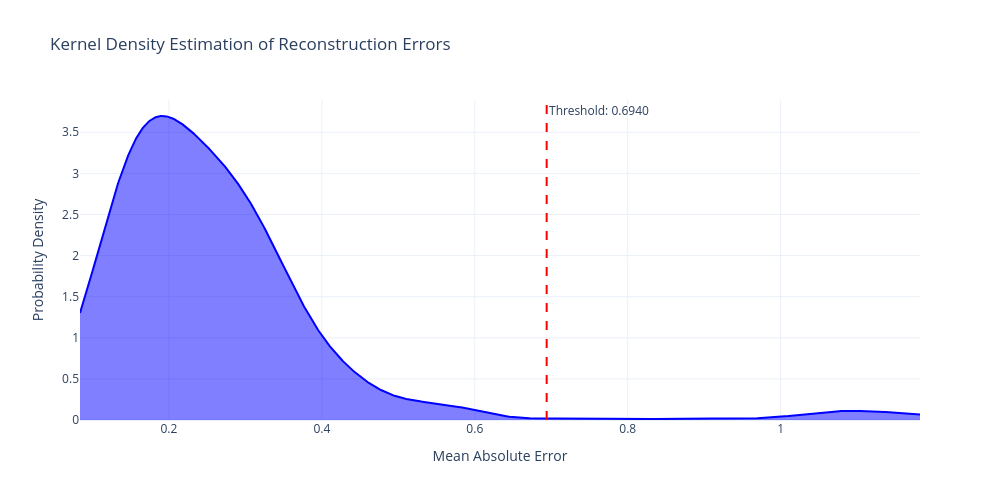
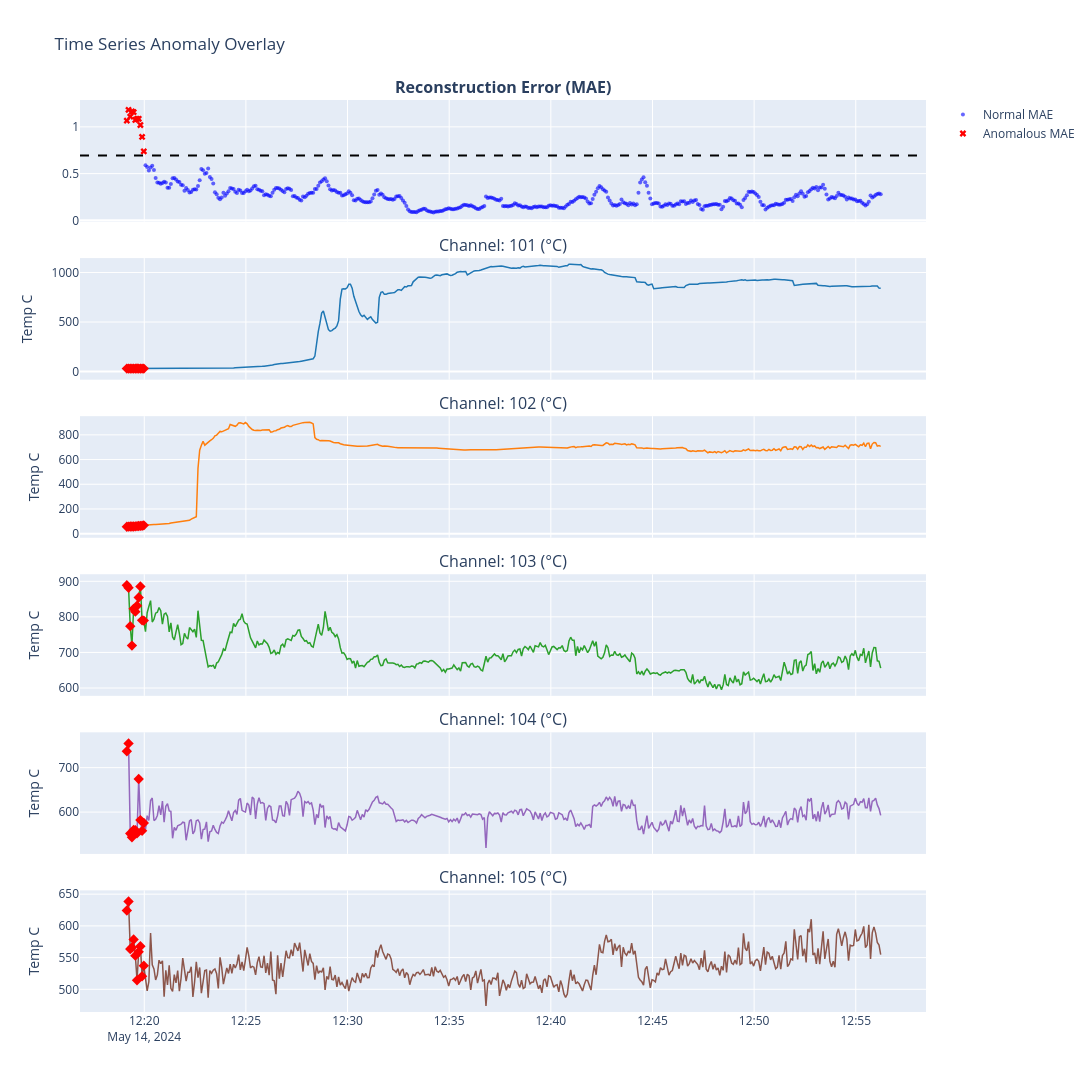

Notebook source saved alongside these figures, in order:
### Code cell
import os
import numpy as np
import pandas as pd
import plotly.graph_objects as go
from plotly.subplots import make_subplots
from sklearn.preprocessing import StandardScaler
import torch
import torch.nn as nn
import torch.optim as optim
from torch.utils.data import TensorDataset, DataLoader
from scipy.stats import gaussian_kde
from scipy.signal import argrelextrema

# ====================================================================
# 1. DATA LOADER AND STATISTICAL SUMMARY
# ====================================================================
def load_and_summarize_csv(file_path):
    header_idx = 0
    with open(file_path, 'r', encoding='utf-8', errors='ignore') as f:
        for idx, line in enumerate(f):
            if any(key in line for key in ['Scan Num', '101 (', 'Scan Swee']):
                header_idx = idx
                break
                
    df = pd.read_csv(file_path, skiprows=header_idx)
    df.columns = df.columns.str.strip()
    df = df.dropna(how='all', axis=1).dropna(how='all', axis=0)
    
    time_cols = [col for col in df.columns if 'time' in col.lower() or 'swee' in col.lower()]
    df['Timestamp'] = df[time_cols[0]] if time_cols else df.index
    
    sensor_cols = [col for col in df.columns if 'C' in col]
    for col in sensor_cols:
        df[col] = pd.to_numeric(df[col], errors='coerce')
        
    df[sensor_cols] = df[sensor_cols].ffill().bfill()
    
    print("\n==================================================")
    print(" RAW DATA POINT STATISTICS")
    print("==================================================")
    print(f"Total Rows Processed : {len(df)}")
    print(f"Total Sensor Channels: {len(sensor_cols)}")
    for col in sensor_cols:
        print(f"Channel {col} Mean: {df[col].mean():.2f} | Min: {df[col].min():.2f} | Max: {df[col].max():.2f}")
    print("==================================================\n")
        
    return df, sensor_cols

# ====================================================================
# 2. SEQUENCE GENERATOR
# ====================================================================
def create_sequences(data_array, timestamps, time_steps):
    Xs, ts = [], []
    for i in range(len(data_array) - time_steps):
        Xs.append(data_array[i:(i + time_steps)])
        ts.append(timestamps.iloc[i + time_steps - 1])
    return np.array(Xs), np.array(ts)

# ====================================================================
# 3. PYTORCH ARCHITECTURE
# ====================================================================
class LSTMAutoencoder(nn.Module):
    def __init__(self, num_features, hidden_size=32):
        super(LSTMAutoencoder, self).__init__()
        self.hidden_size = hidden_size
        self.encoder_lstm = nn.LSTM(input_size=num_features, hidden_size=hidden_size, batch_first=True)
        self.decoder_lstm = nn.LSTM(input_size=hidden_size, hidden_size=hidden_size, batch_first=True)
        self.output_layer = nn.Linear(hidden_size, num_features)
        
    def forward(self, x):
        batch_size, seq_len, _ = x.size()
        _, (hidden_state, _) = self.encoder_lstm(x)
        last_hidden_state = hidden_state[-1]
        repeated_hidden = last_hidden_state.unsqueeze(1).repeat(1, seq_len, 1)
        decoded, _ = self.decoder_lstm(repeated_hidden)
        reconstructed = self.output_layer(decoded)
        return reconstructed

# ====================================================================
# 4. TRAINING ENGINE
# ====================================================================
def train_model(model, train_loader, num_epochs=35, learning_rate=0.001):
    criterion = nn.L1Loss()
    optimizer = optim.Adam(model.parameters(), lr=learning_rate)
    
    model.train()
    for epoch in range(num_epochs):
        for batch_x in train_loader:
            optimizer.zero_grad()
            outputs = model(batch_x[0])
            loss = criterion(outputs, batch_x[0])
            loss.backward()
            optimizer.step()
            
    return model

# ====================================================================
# 5. KDE THRESHOLDING AND METRICS EVALUATION
# ====================================================================
def evaluate_with_kde(model, X_seq_tensor, df_timestamps, df_original):
    model.eval()
    with torch.no_grad():
        reconstructed = model(X_seq_tensor)
        
    X_seq_np = X_seq_tensor.numpy()
    reconstructed_np = reconstructed.numpy()
    
    mae_loss = np.mean(np.abs(reconstructed_np - X_seq_np), axis=(1, 2))
    
    # Kernel Density Estimation Logic
    kde = gaussian_kde(mae_loss)
    x_range = np.linspace(min(mae_loss), max(mae_loss), 1000)
    kde_values = kde(x_range)
    
    # Find local minima in the KDE curve to set threshold
    minima_indices = argrelextrema(kde_values, np.less)[0]
    
    if len(minima_indices) > 0:
        threshold = x_range[minima_indices[0]]
        method_used = "KDE Local Minimum (Valley)"
    else:
        # Fallback if the data is unimodal and no valley exists
        threshold = np.percentile(mae_loss, 97)
        method_used = "97th Percentile Fallback"
        
    max_mae = np.max(mae_loss)
    
    results_df = pd.DataFrame({
        'Timestamp': df_timestamps,
        'MAE_Score': mae_loss,
        'Is_Anomaly': mae_loss > threshold
    })
    
    def calculate_confidence(mae):
        if mae <= threshold:
            return 0.0
        if max_mae == threshold:
            return 100.0
        scaled = 50.0 + ((mae - threshold) / (max_mae - threshold)) * 50.0
        return min(100.0, scaled)
        
    results_df['Confidence_Score'] = results_df['MAE_Score'].apply(calculate_confidence)
    merged_df = pd.merge(results_df, df_original, on='Timestamp', how='inner')
    
    print("==================================================")
    print(" RECONSTRUCTION MAE STATISTICS")
    print("==================================================")
    print(f"Mean Error Score     : {np.mean(mae_loss):.4f}")
    print(f"Median Error Score   : {np.median(mae_loss):.4f}")
    print(f"Max Error Score      : {max_mae:.4f}")
    print(f"Threshold Method     : {method_used}")
    print(f"Calculated Threshold : {threshold:.4f}")
    print(f"Total Anomalies      : {results_df['Is_Anomaly'].sum()}")
    print("==================================================\n")
    
    return merged_df, threshold, x_range, kde_values

# ====================================================================
# 6. VISUALIZATION ENGINE
# ====================================================================
def plot_kde_distribution(x_range, kde_values, threshold):
    fig = go.Figure()
    fig.add_trace(go.Scatter(x=x_range, y=kde_values, mode='lines', fill='tozeroy', name='Error Density', line=dict(color='blue')))
    fig.add_vline(x=threshold, line_dash="dash", line_color="red", annotation_text=f"Threshold: {threshold:.4f}")
    
    fig.update_layout(
        title="Kernel Density Estimation of Reconstruction Errors",
        xaxis_title="Mean Absolute Error",
        yaxis_title="Probability Density",
        width=1000, height=500, template="plotly_white"
    )
    fig.show()

def plot_timeline_results(merged_df, sensor_cols, threshold):
    anomalies = merged_df[merged_df['Is_Anomaly'] == True]
    num_sensors = len(sensor_cols)
    
    fig = make_subplots(
        rows=num_sensors + 1, cols=1, shared_xaxes=True, vertical_spacing=0.04,
        subplot_titles=["<b>Reconstruction Error (MAE)</b>"] + [f"Channel: {col}" for col in sensor_cols]
    )
    
    normal_points = merged_df[merged_df['Is_Anomaly'] == False]
    
    fig.add_trace(go.Scatter(x=normal_points['Timestamp'], y=normal_points['MAE_Score'], mode='markers', marker=dict(color='blue', size=4, opacity=0.6), name='Normal MAE'), row=1, col=1)
    fig.add_trace(go.Scatter(x=anomalies['Timestamp'], y=anomalies['MAE_Score'], mode='markers', marker=dict(color='red', size=6, symbol='x'), name='Anomalous MAE'), row=1, col=1)
    fig.add_hline(y=threshold, line_dash="dash", line_color="black", row=1, col=1)
    
    colors = ['#1f77b4', '#ff7f0e', '#2ca02c', '#9467bd', '#8c564b']
    
    for i, col in enumerate(sensor_cols):
        row_idx = i + 2
        fig.add_trace(go.Scatter(x=merged_df['Timestamp'], y=merged_df[col], mode='lines', line=dict(color=colors[i % len(colors)], width=1.5), showlegend=False), row=row_idx, col=1)
        
        hover_template = "Time: %{x}<br>Value: %{y:.2f}<br>Confidence: %{customdata:.1f}%<extra></extra>"
        fig.add_trace(go.Scatter(x=anomalies['Timestamp'], y=anomalies[col], mode='markers', customdata=anomalies['Confidence_Score'], marker=dict(color='red', size=8, symbol='diamond'), hovertemplate=hover_template, showlegend=False), row=row_idx, col=1)
        fig.update_yaxes(title_text="Temp C", row=row_idx, col=1)

    fig.update_layout(title="Time Series Anomaly Overlay", height=200 + (180 * num_sensors), width=1250, hovermode='x unified')
    fig.show()

# ====================================================================
# 7. EXECUTION
# ====================================================================
file_path = r"C:\Users\hari7\Documents\Anamoly Detection\uploads\uploads\default\1781332375_gasifier 30lpm 0.csv"
TIME_STEPS = 10

if os.path.exists(file_path):
    df, sensors = load_and_summarize_csv(file_path)
    num_features = len(sensors)
    
    scaler = StandardScaler()
    df_scaled = pd.DataFrame(scaler.fit_transform(df[sensors]), columns=sensors)
    
    X_seq, t_seq = create_sequences(df_scaled, df['Timestamp'], TIME_STEPS)
    X_tensor = torch.tensor(X_seq, dtype=torch.float32)
    
    loader = DataLoader(TensorDataset(X_tensor), batch_size=16, shuffle=False)
    
    model = LSTMAutoencoder(num_features=num_features, hidden_size=32)
    
    print("==================================================")
    print(" MODEL ARCHITECTURE")
    print("==================================================")
    print(model)
    print("==================================================\n")
    
    print("Training model across all sequence data...")
    trained_model = train_model(model, loader, num_epochs=35)
    
    merged_results, decision_threshold, kde_x, kde_y = evaluate_with_kde(
        trained_model, X_tensor, t_seq, df
    )
    
    plot_kde_distribution(kde_x, kde_y, decision_threshold)
    plot_timeline_results(merged_results, sensors, decision_threshold)
else:
    print(f"File not found: {file_path}")

### Figure 1 — Plotly figure (JSON) as saved in the notebook; plotly's stock layout.template omitted (floating-point values rounded to 4 significant figures; data arrays with more than 128 entries replaced by an {"elided": "..."} marker saying what was removed)
{"data": [{"fill": "tozeroy", "line": {"color": "blue"}, "mode": "lines", "name": "Error Density", "type": "scatter", "x": {"elided": "1000 float values"}, "y": {"elided": "1000 float values"}}], "layout": {"annotations": [{"showarrow": false, "text": "Threshold: 0.6940", "x": 0.694, "xanchor": "left", "xref": "x", "y": 1, "yanchor": "top", "yref": "y domain"}], "height": 500, "shapes": [{"line": {"color": "red", "dash": "dash"}, "type": "line", "x0": 0.694, "x1": 0.694, "xref": "x", "y0": 0, "y1": 1, "yref": "y domain"}], "title": {"text": "Kernel Density Estimation of Reconstruction Errors"}, "width": 1000, "xaxis": {"title": {"text": "Mean Absolute Error"}}, "yaxis": {"title": {"text": "Probability Density"}}}}

### Figure 2 — Plotly figure (JSON) as saved in the notebook; plotly's stock layout.template omitted (floating-point values rounded to 4 significant figures; data arrays with more than 128 entries replaced by an {"elided": "..."} marker saying what was removed)
{"data": [{"marker": {"color": "blue", "opacity": 0.6, "size": 4}, "mode": "markers", "name": "Normal MAE", "type": "scatter", "x": {"elided": "435 str values"}, "xaxis": "x", "y": {"elided": "435 float values"}, "yaxis": "y"}, {"marker": {"color": "red", "size": 6, "symbol": "x"}, "mode": "markers", "name": "Anomalous MAE", "type": "scatter", "x": ["2024-05-14 12:19:08.621", "2024-05-14 12:19:13.685", "2024-05-14 12:19:18.667", "2024-05-14 12:19:23.647", "2024-05-14 12:19:28.625", "2024-05-14 12:19:33.699", "2024-05-14 12:19:38.697", "2024-05-14 12:19:43.635", "2024-05-14 12:19:48.635", "2024-05-14 12:19:53.635", "2024-05-14 12:19:58.675"], "xaxis": "x", "y": [1.066, 1.182, 1.11, 1.164, 1.158, 1.074, 1.086, 1.086, 1.019, 0.8927, 0.7379], "yaxis": "y"}, {"line": {"color": "#1f77b4", "width": 1.5}, "mode": "lines", "showlegend": false, "type": "scatter", "x": {"elided": "446 str values"}, "xaxis": "x2", "y": {"elided": "446 float values"}, "yaxis": "y2"}, {"customdata": [88.14, 100.0, 92.58, 98.15, 97.47, 88.92, 90.1, 90.18, 83.31, 70.35, 54.49], "hovertemplate": "Time: %{x}<br>Value: %{y:.2f}<br>Confidence: %{customdata:.1f}%<extra></extra>", "marker": {"color": "red", "size": 8, "symbol": "diamond"}, "mode": "markers", "showlegend": false, "type": "scatter", "x": ["2024-05-14 12:19:08.621", "2024-05-14 12:19:13.685", "2024-05-14 12:19:18.667", "2024-05-14 12:19:23.647", "2024-05-14 12:19:28.625", "2024-05-14 12:19:33.699", "2024-05-14 12:19:38.697", "2024-05-14 12:19:43.635", "2024-05-14 12:19:48.635", "2024-05-14 12:19:53.635", "2024-05-14 12:19:58.675"], "xaxis": "x2", "y": [29.61, 29.59, 29.74, 29.75, 29.78, 29.77, 29.83, 29.83, 29.77, 29.79, 29.57], "yaxis": "y2"}, {"line": {"color": "#ff7f0e", "width": 1.5}, "mode": "lines", "showlegend": false, "type": "scatter", "x": {"elided": "446 str values"}, "xaxis": "x3", "y": {"elided": "446 float values"}, "yaxis": "y3"}, {"customdata": [88.14, 100.0, 92.58, 98.15, 97.47, 88.92, 90.1, 90.18, 83.31, 70.35, 54.49], "hovertemplate": "Time: %{x}<br>Value: %{y:.2f}<br>Confidence: %{customdata:.1f}%<extra></extra>", "marker": {"color": "red", "size": 8, "symbol": "diamond"}, "mode": "markers", "showlegend": false, "type": "scatter", "x": ["2024-05-14 12:19:08.621", "2024-05-14 12:19:13.685", "2024-05-14 12:19:18.667", "2024-05-14 12:19:23.647", "2024-05-14 12:19:28.625", "2024-05-14 12:19:33.699", "2024-05-14 12:19:38.697", "2024-05-14 12:19:43.635", "2024-05-14 12:19:48.635", "2024-05-14 12:19:53.635", "2024-05-14 12:19:58.675"], "xaxis": "x3", "y": [56.35, 57.08, 57.42, 57.36, 58.29, 59.14, 60.56, 61.79, 62.5, 63.52, 66.93], "yaxis": "y3"}, {"line": {"color": "#2ca02c", "width": 1.5}, "mode": "lines", "showlegend": false, "type": "scatter", "x": {"elided": "446 str values"}, "xaxis": "x4", "y": {"elided": "446 float values"}, "yaxis": "y4"}, {"customdata": [88.14, 100.0, 92.58, 98.15, 97.47, 88.92, 90.1, 90.18, 83.31, 70.35, 54.49], "hovertemplate": "Time: %{x}<br>Value: %{y:.2f}<br>Confidence: %{customdata:.1f}%<extra></extra>", "marker": {"color": "red", "size": 8, "symbol": "diamond"}, "mode": "markers", "showlegend": false, "type": "scatter", "x": ["2024-05-14 12:19:08.621", "2024-05-14 12:19:13.685", "2024-05-14 12:19:18.667", "2024-05-14 12:19:23.647", "2024-05-14 12:19:28.625", "2024-05-14 12:19:33.699", "2024-05-14 12:19:38.697", "2024-05-14 12:19:43.635", "2024-05-14 12:19:48.635", "2024-05-14 12:19:53.635", "2024-05-14 12:19:58.675"], "xaxis": "x4", "y": [888.7, 881.7, 774.0, 719.3, 822.5, 814.7, 831.2, 854.3, 885.3, 790.2, 789.6], "yaxis": "y4"}, {"line": {"color": "#9467bd", "width": 1.5}, "mode": "lines", "showlegend": false, "type": "scatter", "x": {"elided": "446 str values"}, "xaxis": "x5", "y": {"elided": "446 float values"}, "yaxis": "y5"}, {"customdata": [88.14, 100.0, 92.58, 98.15, 97.47, 88.92, 90.1, 90.18, 83.31, 70.35, 54.49], "hovertemplate": "Time: %{x}<br>Value: %{y:.2f}<br>Confidence: %{customdata:.1f}%<extra></extra>", "marker": {"color": "red", "size": 8, "symbol": "diamond"}, "mode": "markers", "showlegend": false, "type": "scatter", "x": ["2024-05-14 12:19:08.621", "2024-05-14 12:19:13.685", "2024-05-14 12:19:18.667", "2024-05-14 12:19:23.647", "2024-05-14 12:19:28.625", "2024-05-14 12:19:33.699", "2024-05-14 12:19:38.697", "2024-05-14 12:19:43.635", "2024-05-14 12:19:48.635", "2024-05-14 12:19:53.635", "2024-05-14 12:19:58.675"], "xaxis": "x5", "y": [736.8, 754.6, 551.9, 543.4, 559.9, 559.4, 552.3, 674.5, 581.9, 557.7, 575.6], "yaxis": "y5"}, {"line": {"color": "#8c564b", "width": 1.5}, "mode": "lines", "showlegend": false, "type": "scatter", "x": {"elided": "446 str values"}, "xaxis": "x6", "y": {"elided": "446 float values"}, "yaxis": "y6"}, {"customdata": [88.14, 100.0, 92.58, 98.15, 97.47, 88.92, 90.1, 90.18, 83.31, 70.35, 54.49], "hovertemplate": "Time: %{x}<br>Value: %{y:.2f}<br>Confidence: %{customdata:.1f}%<extra></extra>", "marker": {"color": "red", "size": 8, "symbol": "diamond"}, "mode": "markers", "showlegend": false, "type": "scatter", "x": ["2024-05-14 12:19:08.621", "2024-05-14 12:19:13.685", "2024-05-14 12:19:18.667", "2024-05-14 12:19:23.647", "2024-05-14 12:19:28.625", "2024-05-14 12:19:33.699", "2024-05-14 12:19:38.697", "2024-05-14 12:19:43.635", "2024-05-14 12:19:48.635", "2024-05-14 12:19:53.635", "2024-05-14 12:19:58.675"], "xaxis": "x6", "y": [624.3, 638.5, 563.4, 566.0, 578.7, 553.1, 514.2, 559.1, 567.9, 520.5, 537.3], "yaxis": "y6"}], "layout": {"annotations": [{"font": {"size": 16}, "showarrow": false, "text": "<b>Reconstruction Error (MAE)</b>", "x": 0.5, "xanchor": "center", "xref": "paper", "y": 1, "yanchor": "bottom", "yref": "paper"}, {"font": {"size": 16}, "showarrow": false, "text": "Channel: 101 (°C)", "x": 0.5, "xanchor": "center", "xref": "paper", "y": 0.8267, "yanchor": "bottom", "yref": "paper"}, {"font": {"size": 16}, "showarrow": false, "text": "Channel: 102 (°C)", "x": 0.5, "xanchor": "center", "xref": "paper", "y": 0.6533, "yanchor": "bottom", "yref": "paper"}, {"font": {"size": 16}, "showarrow": false, "text": "Channel: 103 (°C)", "x": 0.5, "xanchor": "center", "xref": "paper", "y": 0.48, "yanchor": "bottom", "yref": "paper"}, {"font": {"size": 16}, "showarrow": false, "text": "Channel: 104 (°C)", "x": 0.5, "xanchor": "center", "xref": "paper", "y": 0.3067, "yanchor": "bottom", "yref": "paper"}, {"font": {"size": 16}, "showarrow": false, "text": "Channel: 105 (°C)", "x": 0.5, "xanchor": "center", "xref": "paper", "y": 0.1333, "yanchor": "bottom", "yref": "paper"}], "height": 1100, "hovermode": "x unified", "shapes": [{"line": {"color": "black", "dash": "dash"}, "type": "line", "x0": 0, "x1": 1, "xref": "x domain", "y0": 0.694, "y1": 0.694, "yref": "y"}], "title": {"text": "Time Series Anomaly Overlay"}, "width": 1250, "xaxis": {"anchor": "y", "domain": [0, 1], "matches": "x6", "showticklabels": false}, "xaxis2": {"anchor": "y2", "domain": [0, 1], "matches": "x6", "showticklabels": false}, "xaxis3": {"anchor": "y3", "domain": [0, 1], "matches": "x6", "showticklabels": false}, "xaxis4": {"anchor": "y4", "domain": [0, 1], "matches": "x6", "showticklabels": false}, "xaxis5": {"anchor": "y5", "domain": [0, 1], "matches": "x6", "showticklabels": false}, "xaxis6": {"anchor": "y6", "domain": [0, 1]}, "yaxis": {"anchor": "x", "domain": [0.8667, 1]}, "yaxis2": {"anchor": "x2", "domain": [0.6933, 0.8267], "title": {"text": "Temp C"}}, "yaxis3": {"anchor": "x3", "domain": [0.52, 0.6533], "title": {"text": "Temp C"}}, "yaxis4": {"anchor": "x4", "domain": [0.3467, 0.48], "title": {"text": "Temp C"}}, "yaxis5": {"anchor": "x5", "domain": [0.1733, 0.3067], "title": {"text": "Temp C"}}, "yaxis6": {"anchor": "x6", "domain": [0, 0.1333], "title": {"text": "Temp C"}}}}
